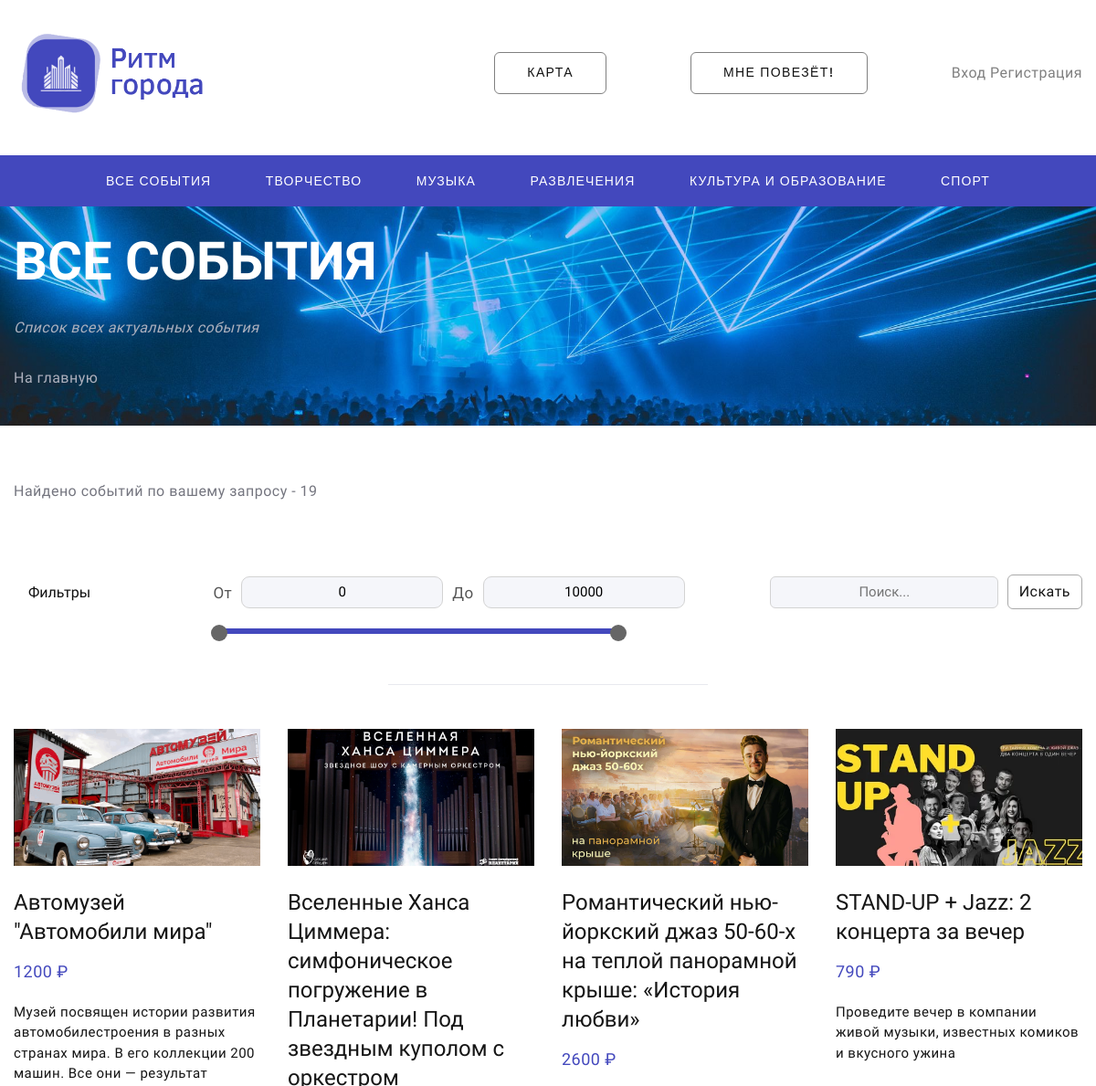
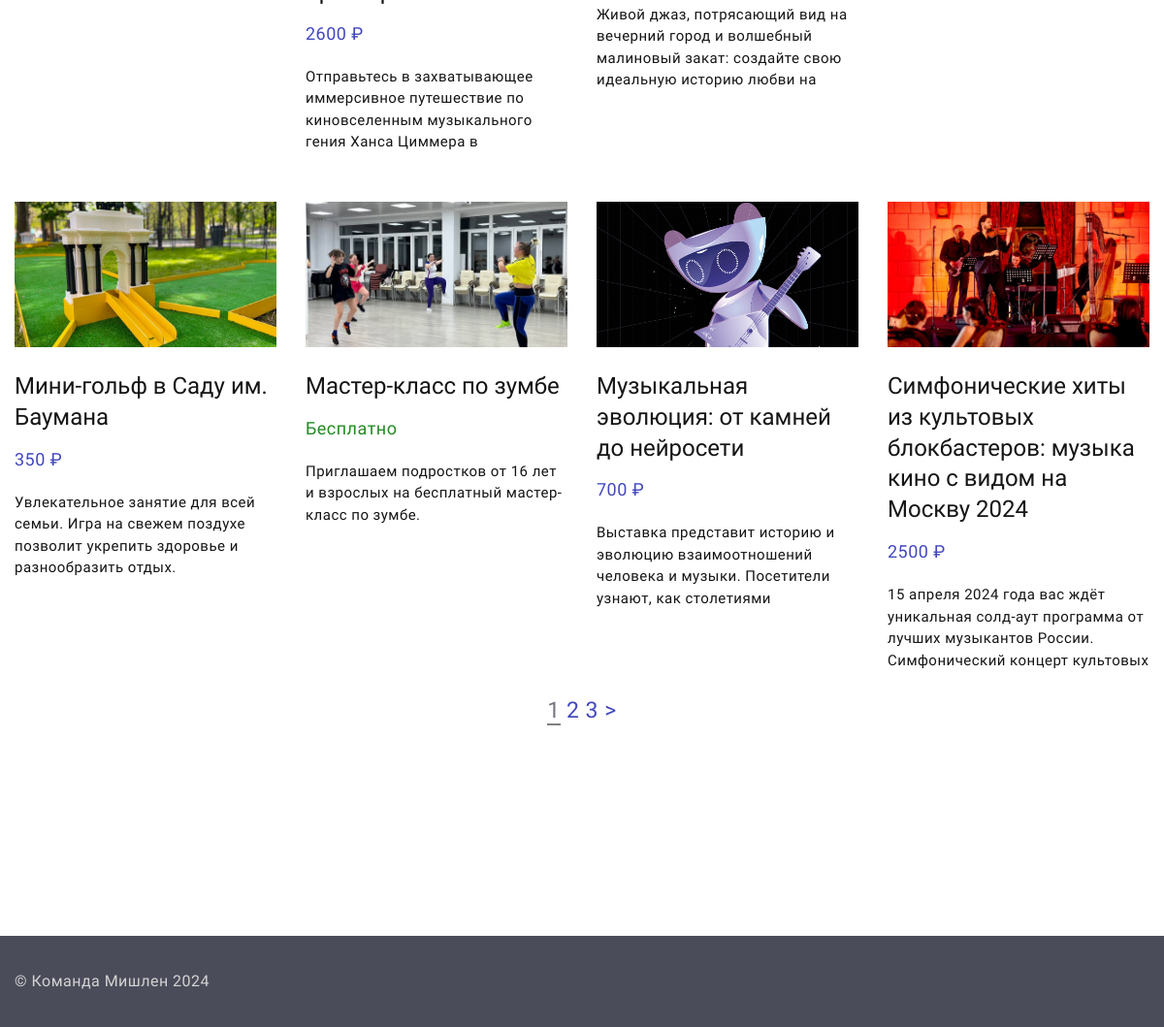
The page /events/all/views on the database as committed earlier (2 pictures, top to bottom).
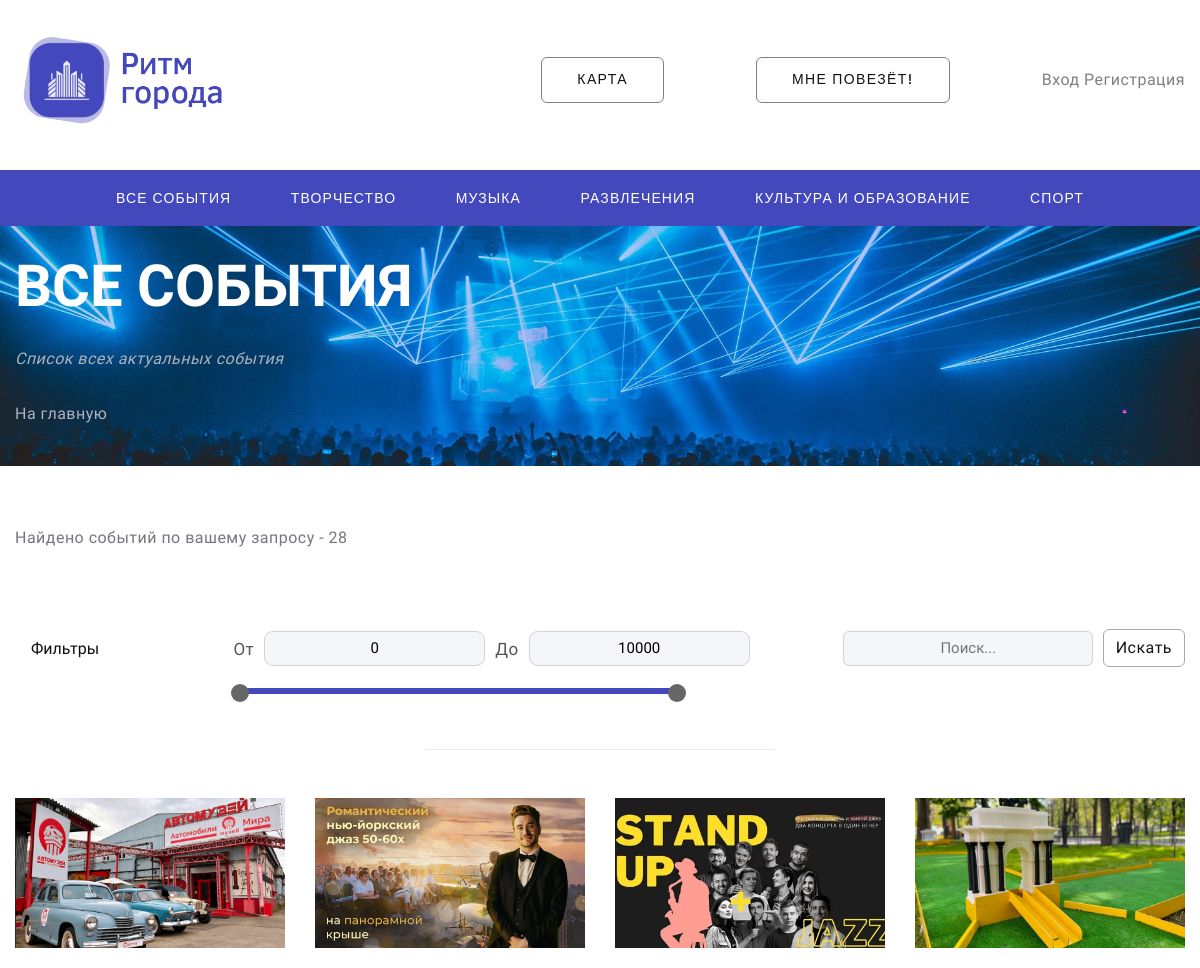
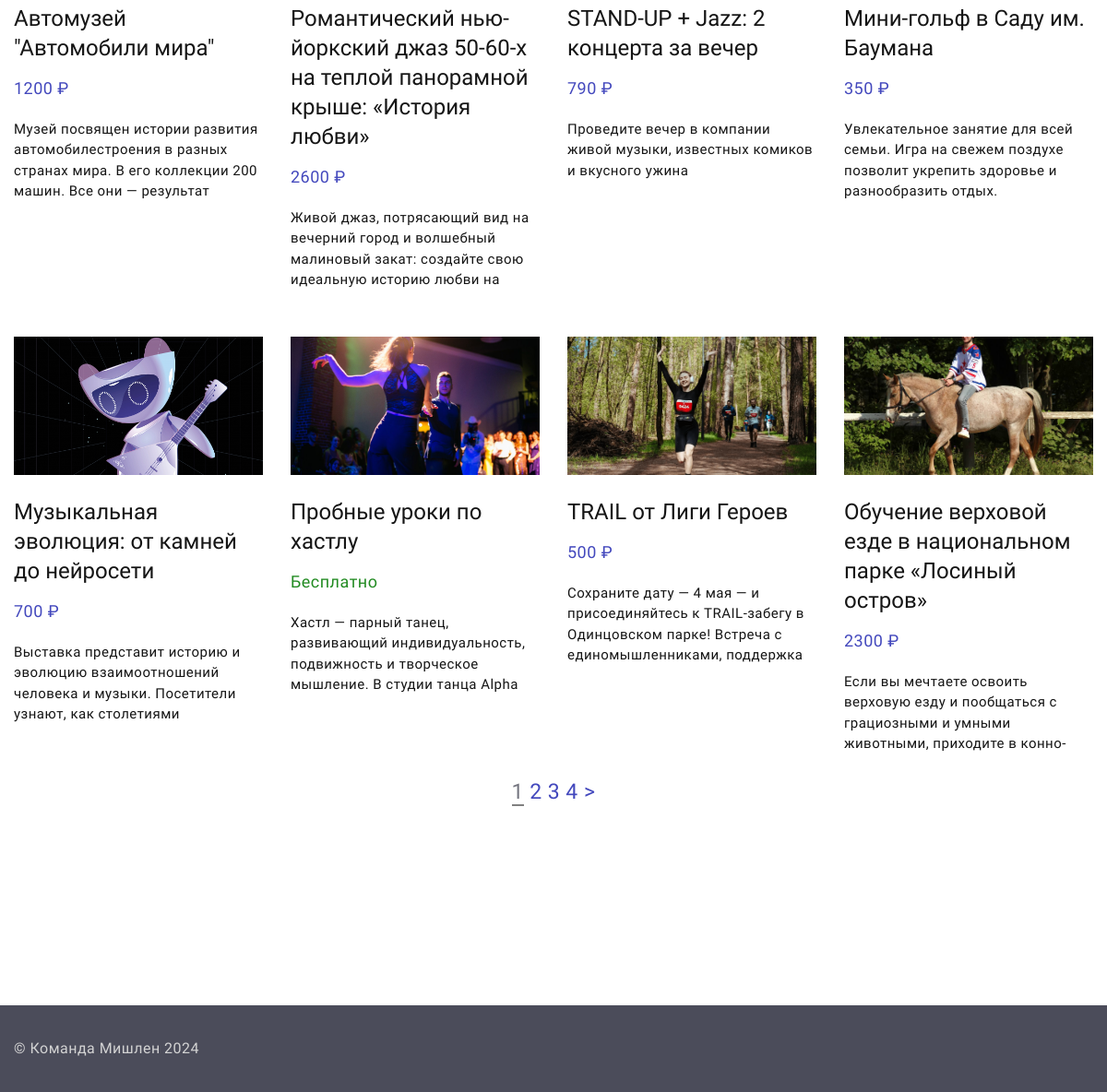
The same page on the database as committed later (2 pictures, top to bottom).
### dosug/models.py (models this page shows, shortened)
class Event(models.Model):
    id = models.IntegerField(primary_key=True)
    title = models.CharField(max_length=30, null=False)
    type = models.CharField(max_length=20)
    image = models.ImageField(default="default.jpg")
    tiny_description = models.CharField(max_length=250)
    description = models.CharField(max_length=1400)
    link = models.CharField(max_length=30)
    address = models.CharField(max_length=60)
    price = models.IntegerField(default=0)
    phone = models.CharField(max_length=30)
    coordinates = models.CharField(max_length=100)
    views = models.IntegerField(default=0)
    author = models.IntegerField(default=0)
    created_at = models.DateTimeField(default=datetime.now, blank=True)
    likes = models.IntegerField(default=0)
    bookmarks = models.IntegerField(default=0)

### dosug/views.py (the view)
# urls.py: path('events', views.event_list),
def event_list(request, type='all', sort=None):
    query = request.GET.get('search_query')
    max_price = request.GET.get('max_price')
    min_price = request.GET.get('min_price')
    if (max_price is None) or (min_price is None) or (max_price == '') or (min_price == ''):
        max_price = 10000
        min_price = 0
    map_dots = Event.objects.filter(price__gte=min_price, price__lte=max_price)
    if query is not None and sort != "None":
        if type != 'all':
            map_dots = map_dots.filter(type=type)
        if sort is not None and sort != "None":
            map_dots = map_dots.order_by(sort)
        map_dots = [event for event in map_dots if query.lower() in event.title.lower()]
    else:
        if type != 'all':
            map_dots = map_dots.filter(type=type)
        if sort is not None and sort != "None":
            map_dots = map_dots.order_by(sort)
    paginator = Paginator(map_dots, 8)
    count = len(map_dots)
    page_number = request.GET.get('page')
    try:
        map_dots = paginator.page(page_number)
    except PageNotAnInteger:
        map_dots = paginator.page(1)
    except EmptyPage:
        map_dots = paginator.page(paginator.num_pages)
    return render(request, 'dosug/events_list.html', {'map_dots': map_dots,
                                                      'type': type,
                                                      'sort': sort,
                                                      'query': query,
                                                      'count': count,
                                                      'max_price': max_price,
                                                      'min_price': min_price})

### templates/dosug/events_list.html (shortened to what the changed rows need)
{% extends "dosug/layout.html" %}
{% block content %}
<html class="wide wow-animation" lang="en">
  <head>
    <link rel="stylesheet" href="/static/css/bootstrap.css">
    <link rel="stylesheet" href="/static/css/style.css" id="main-styles-link">
  </head>
  <body>
    <div class="page">
      <section class="section novi-background breadcrumbs-custom bg-image context-dark" style="
      {% if type == 'all' %}
      background-image: url(/static/images/site_pics/all.jpg);
      {% elif type == 'art' %}
      background-image: url(/static/images/site_pics/art.jpg);
      {% elif type == 'music' %}
      background-image: url(/static/images/site_pics/music.jpg);
      {% elif type == 'entertainments' %}
      background-image: url(/static/images/site_pics/ent.jpg);
      {% elif type == 'culture_study' %}
      background-image: url(/static/images/site_pics/culture.jpg);
      {% elif type == 'sport' %}
      background-image: url(/static/images/site_pics/sport.jpg);
        {% endif %}">
        <div class="breadcrumbs-custom-inner">
          <div class="container breadcrumbs-custom-container">
            <div class="breadcrumbs-custom-main">
                {% if type == 'all' %}
              <h1 class="text-uppercase breadcrumbs-custom-title font-weight-bold">Все события</h1><br>
                {% elif type == 'art' %}
              <h1 class="text-uppercase breadcrumbs-custom-title font-weight-bold"> Творческий досуг</h1><br>
              <i class="breadcrumbs-custom-subtitle">Главные творческие события Москвы</i>
                {% elif type == 'music' %}
              <h1 class="text-uppercase breadcrumbs-custom-title font-weight-bold"> Музыкальный досуг</h1><br>
              <i class="breadcrumbs-custom-subtitle" style="color: white;">От концертов до уроков игры на диджериду</i>
                {% elif type == 'entertainments' %}
              <h1 class="text-uppercase breadcrumbs-custom-title font-weight-bold"> Развлекательный досуг</h1><br>
              <i class="breadcrumbs-custom-subtitle" style="color: white;">Самые интересные развлечения Москвы</i>
                {% elif type == 'culture_study' %}
              <h1 class="text-uppercase breadcrumbs-custom-title font-weight-bold"> Культура и образование</h1><br>
              <i class="breadcrumbs-custom-subtitle" style="color: white;">От музея имени А.С. Пушкина до камерной выставки импрессионизма</i>
                {% elif type == 'sport' %}
              <h1 class="text-uppercase breadcrumbs-custom-title font-weight-bold"> Спортивный досуг</h1><br>
              <i class="breadcrumbs-custom-subtitle" style="color: white;">Список самого интересного спортивного досуга Москвы</i>
                {% endif %}
            </div>
          </div>
        </div>
      </section>
      <section class="section novi-background section-md text-center">
        <div class="container">
        <p class="font-weight-bolder wow-outer" style="text-align: left;"><span class="wow slideInDown">Найдено событий по вашему запросу - {{count}}</span></p><br>
            <br> <hr style=" width: 350px "><br><br>
          <div id="content-container">
          <div class="row row-lg-50 row-35 offset-top-2">
              {% for event in map_dots|slice:":8" %}
              <div class="col-md-3 wow-outer">
              <article class="post-modern wow slideInLeft"><a class="post-modern-media" href="/event/{{ event.id }}"><img src="/static/images/event_pics/{{ event.image }}" alt="" style="width: 571px; height: 150px; object-fit: cover;"/></a>
                <h4 class="post-modern-title"><a class="post-modern-title" href="/event/{{ event.id }}">{{ event.title }}</a></h4>
                <ul class="post-modern-meta">
                  <li>
                      {%if event.price == 0%}
                      <a style="color: forestgreen">Бесплатно</a>
                    {% else %}
                      <a style="color: #4348bd">{{event.price}} ₽</a>
                    {% endif %}
                    </li>
                </ul>
                <p class="description">{{ event.tiny_description }}</p>
              </article>
            </div>
              {% endfor %}
          </div>
              <br>
<div class="swiper-pagination swiper-pagination-modern swiper-pagination-marked" style="margin: auto; font-size: 23px; font-weight: bolder">
    {% for i in map_dots.paginator.page_range %}
        {% if map_dots.number == i %}
            <a style="border-bottom: 2px solid gray">{{ i }}</a>
        {% else %}
            <a href="?page={{ i }}">{{ i }}</a>
        {% endif %}
    {% endfor %}
    {% if map_dots.has_next %}
        <a href="?page={{ map_dots.next_page_number }}">&gt;</a>
    {% endif %}
</div>
            </div>
        </div>
      </section><br><br><br><br><br><br>
    </div>
  </body>
</html>
{% endblock content %}

Rows that differ between the two databases and show on the page:
no longer on this page (row edited): Event: image (picture), title "Вселенные Ханса Циммера: симфоническое погружение в Планетарии! Под звездным куполом с оркестром", price "2600", tiny_description "Отправьтесь в захватывающее иммерсивное путешествие по киновселенным музыкального гения Ханса Циммера в…"
no longer on this page (row edited): Event: image (picture), title "Мастер-класс по зумбе", price "Бесплатно", tiny_description "Приглашаем подростков от 16 лет и взрослых на бесплатный мастер-класс по зумбе."
no longer on this page (row unchanged): Event: image (picture), title "Симфонические хиты из культовых блокбастеров: музыка кино с видом на Москву 2024", price "2500", tiny_description "15 апреля 2024 года вас ждёт уникальная солд-аут программа от лучших музыкантов России. Симфонический концерт культовых…"
added Event: image (picture), title "Пробные уроки по хастлу", price "Бесплатно", tiny_description "Хастл — парный танец, развивающий индивидуальность, подвижность и творческое мышление. В студии танца Alpha…"
added Event: image (picture), title "TRAIL от Лиги Героев", price "500", tiny_description "Сохраните дату — 4 мая — и присоединяйтесь к TRAIL-забегу в Одинцовском парке! Встреча с единомышленниками, поддержка…"
added Event: image (picture), title "Обучение верховой езде в национальном парке «Лосиный остров»", price "2300", tiny_description "Если вы мечтаете освоить верховую езду и пообщаться с грациозными и умными животными, приходите в…"
Other text that changed with them:
{{ count }}: "19" → "28"
new list line: "4"
